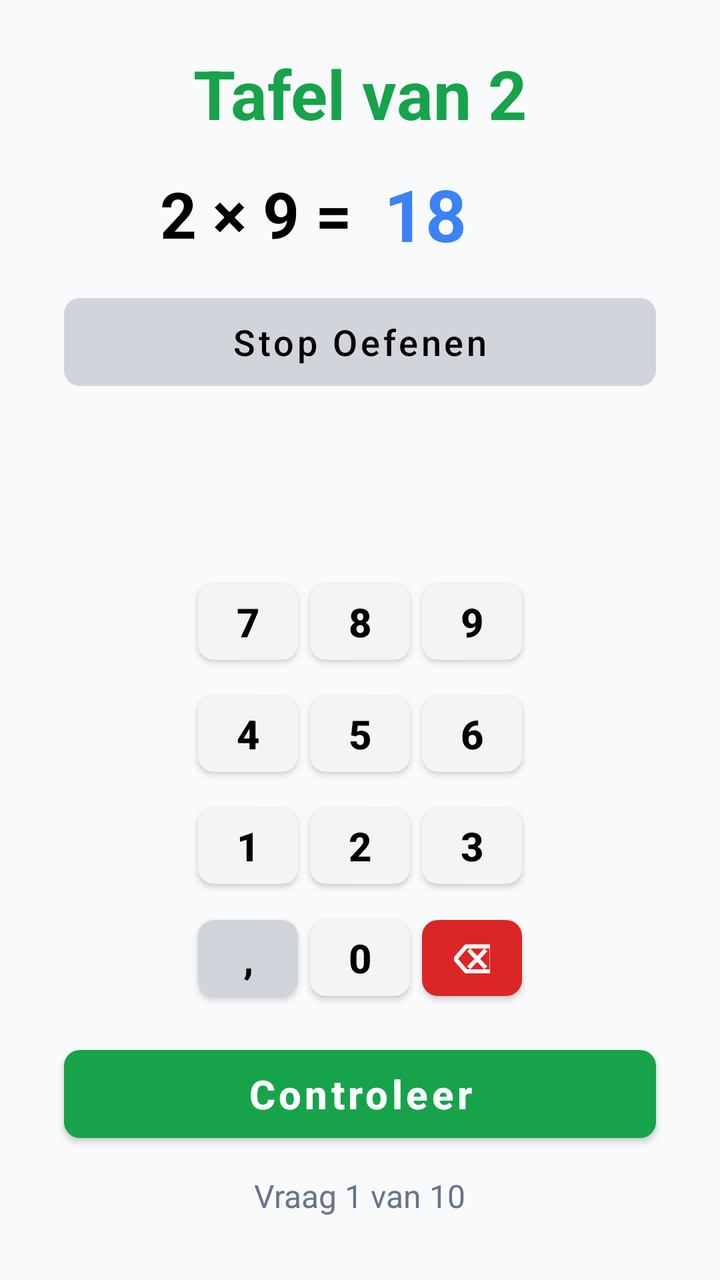
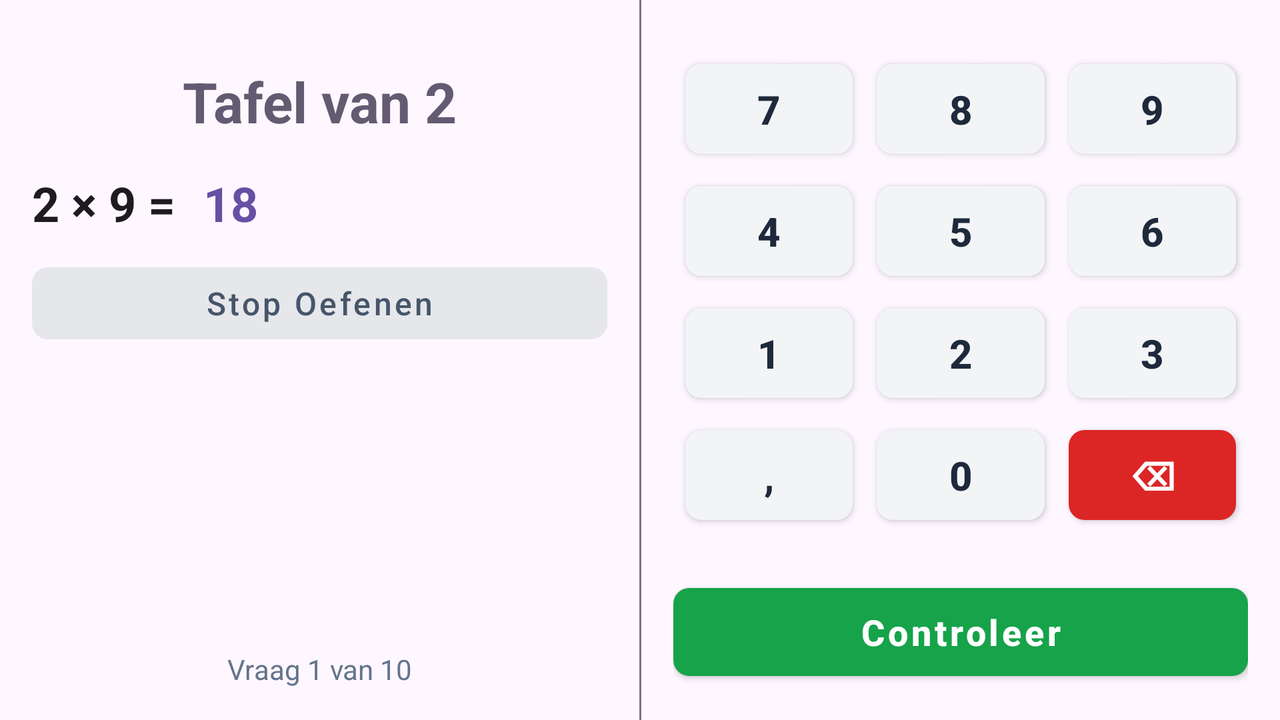

Compare how this app lays out the same screen by default and in its alternative resource folder. The renders come first, then the two layout files and the values they reference.
<!-- AndroidManifest.xml: application theme Theme.MultiplicationTrainer -->
<!-- res/layout/fragment_practice.xml -->
<?xml version="1.0" encoding="utf-8"?>
<androidx.constraintlayout.widget.ConstraintLayout xmlns:android="http://schemas.android.com/apk/res/android"
    xmlns:app="http://schemas.android.com/apk/res-auto"
    xmlns:tools="http://schemas.android.com/tools"
    android:layout_width="match_parent"
    android:layout_height="match_parent"
    android:background="@color/background"
    tools:context=".PracticeFragment">

    <TextView
        android:id="@+id/question_text"
        android:layout_width="wrap_content"
        android:layout_height="wrap_content"
        android:layout_marginTop="24dp"
        android:textSize="34sp"
        android:textStyle="bold"
        android:textColor="@color/success"
        android:shadowColor="#00000000"
        android:shadowDx="0"
        android:shadowDy="0"
        android:shadowRadius="0"
        app:layout_constraintEnd_toEndOf="parent"
        app:layout_constraintStart_toStartOf="parent"
        app:layout_constraintTop_toTopOf="parent"
        tools:text="Tafel van 2" />

    <TextView
        android:id="@+id/question_display"
        android:layout_width="wrap_content"
        android:layout_height="wrap_content"
        android:layout_marginStart="80dp"
        android:layout_marginTop="16dp"
        android:textSize="32sp"
        android:textStyle="bold"
        android:textColor="@color/black"
        app:layout_constraintStart_toStartOf="parent"
        app:layout_constraintTop_toBottomOf="@+id/question_text"
        tools:text="2 × 9 = " />

    <TextView
        android:id="@+id/answer_display"
        android:layout_width="wrap_content"
        android:layout_height="wrap_content"
        android:layout_marginStart="8dp"
        android:textSize="36sp"
        android:textStyle="bold"
        android:textColor="@color/primary"
        android:shadowColor="#00000000"
        android:shadowDx="0"
        android:shadowDy="0"
        android:shadowRadius="0"
        app:layout_constraintStart_toEndOf="@+id/question_display"
        app:layout_constraintTop_toTopOf="@+id/question_display"
        app:layout_constraintBottom_toBottomOf="@+id/question_display"
        tools:text="18" />

    <com.google.android.material.button.MaterialButton
        android:id="@+id/stop_button"
        style="@style/Widget.MaterialComponents.Button.OutlinedButton"
        android:layout_width="0dp"
        android:layout_height="56dp"
        android:layout_marginStart="32dp"
        android:layout_marginTop="12dp"
        android:layout_marginEnd="32dp"
        android:text="Stop Oefenen"
        android:textSize="18sp"
        android:textColor="@color/black"
        android:textAllCaps="false"
        app:backgroundTint="@color/key_dark_gray"
        app:cornerRadius="8dp"
        app:strokeColor="@android:color/transparent"
        app:layout_constraintEnd_toEndOf="parent"
        app:layout_constraintStart_toStartOf="parent"
        app:layout_constraintTop_toBottomOf="@+id/answer_display" />

    
    <FrameLayout
        android:id="@+id/feedback_container"
        android:layout_width="0dp"
        android:layout_height="60dp"
        android:layout_marginStart="32dp"
        android:layout_marginTop="16dp"
        android:layout_marginEnd="32dp"
        app:layout_constraintEnd_toEndOf="parent"
        app:layout_constraintStart_toStartOf="parent"
        app:layout_constraintTop_toBottomOf="@+id/stop_button">

        <TextView
            android:id="@+id/feedback_message"
            android:layout_width="match_parent"
            android:layout_height="wrap_content"
            android:layout_gravity="center"
            android:textSize="18sp"
            android:textStyle="bold"
            android:textColor="@color/white"
            android:background="@drawable/feedback_background"
            android:padding="12dp"
            android:visibility="gone"
            android:gravity="center"
            tools:text="Fout, probeer opnieuw" />

    </FrameLayout>

    <GridLayout
        android:id="@+id/keypad"
        android:layout_width="wrap_content"
        android:layout_height="wrap_content"
        android:layout_marginStart="32dp"
        android:layout_marginTop="8dp"
        android:layout_marginEnd="32dp"
        android:columnCount="3"
        android:rowCount="4"
        android:orientation="horizontal"
        app:layout_constraintEnd_toEndOf="parent"
        app:layout_constraintStart_toStartOf="parent"
        app:layout_constraintTop_toBottomOf="@+id/feedback_container">

        <com.google.android.material.button.MaterialButton
            android:id="@+id/keypad_7"
            style="@style/Widget.MaterialComponents.Button"
            android:layout_width="50dp"
            android:layout_height="50dp"
            android:layout_margin="3dp"
            android:text="7"
            android:textColor="@color/black"
            android:textStyle="bold"
            android:textSize="20sp"
            app:backgroundTint="@color/key_gray"
            app:cornerRadius="8dp" />

        <com.google.android.material.button.MaterialButton
            android:id="@+id/keypad_8"
            style="@style/Widget.MaterialComponents.Button"
            android:layout_width="50dp"
            android:layout_height="50dp"
            android:layout_margin="3dp"
            android:text="8"
            android:textColor="@color/black"
            android:textStyle="bold"
            android:textSize="20sp"
            app:backgroundTint="@color/key_gray"
            app:cornerRadius="8dp" />

        <com.google.android.material.button.MaterialButton
            android:id="@+id/keypad_9"
            style="@style/Widget.MaterialComponents.Button"
            android:layout_width="50dp"
            android:layout_height="50dp"
            android:layout_margin="3dp"
            android:text="9"
            android:textColor="@color/black"
            android:textStyle="bold"
            android:textSize="20sp"
            app:backgroundTint="@color/key_gray"
            app:cornerRadius="8dp" />

        <com.google.android.material.button.MaterialButton
            android:id="@+id/keypad_4"
            style="@style/Widget.MaterialComponents.Button"
            android:layout_width="50dp"
            android:layout_height="50dp"
            android:layout_margin="3dp"
            android:text="4"
            android:textColor="@color/black"
            android:textStyle="bold"
            android:textSize="20sp"
            app:backgroundTint="@color/key_gray"
            app:cornerRadius="8dp" />

        <com.google.android.material.button.MaterialButton
            android:id="@+id/keypad_5"
            style="@style/Widget.MaterialComponents.Button"
            android:layout_width="50dp"
            android:layout_height="50dp"
            android:layout_margin="3dp"
            android:text="5"
            android:textColor="@color/black"
            android:textStyle="bold"
            android:textSize="20sp"
            app:backgroundTint="@color/key_gray"
            app:cornerRadius="8dp" />

        <com.google.android.material.button.MaterialButton
            android:id="@+id/keypad_6"
            style="@style/Widget.MaterialComponents.Button"
            android:layout_width="50dp"
            android:layout_height="50dp"
            android:layout_margin="3dp"
            android:text="6"
            android:textColor="@color/black"
            android:textStyle="bold"
            android:textSize="20sp"
            app:backgroundTint="@color/key_gray"
            app:cornerRadius="8dp" />

        <com.google.android.material.button.MaterialButton
            android:id="@+id/keypad_1"
            style="@style/Widget.MaterialComponents.Button"
            android:layout_width="50dp"
            android:layout_height="50dp"
            android:layout_margin="3dp"
            android:text="1"
            android:textColor="@color/black"
            android:textStyle="bold"
            android:textSize="20sp"
            app:backgroundTint="@color/key_gray"
            app:cornerRadius="8dp" />

        <com.google.android.material.button.MaterialButton
            android:id="@+id/keypad_2"
            style="@style/Widget.MaterialComponents.Button"
            android:layout_width="50dp"
            android:layout_height="50dp"
            android:layout_margin="3dp"
            android:text="2"
            android:textColor="@color/black"
            android:textStyle="bold"
            android:textSize="20sp"
            app:backgroundTint="@color/key_gray"
            app:cornerRadius="8dp" />

        <com.google.android.material.button.MaterialButton
            android:id="@+id/keypad_3"
            style="@style/Widget.MaterialComponents.Button"
            android:layout_width="50dp"
            android:layout_height="50dp"
            android:layout_margin="3dp"
            android:text="3"
            android:textColor="@color/black"
            android:textStyle="bold"
            android:textSize="20sp"
            app:backgroundTint="@color/key_gray"
            app:cornerRadius="8dp" />

        <com.google.android.material.button.MaterialButton
            android:id="@+id/keypad_decimal"
            style="@style/Widget.MaterialComponents.Button"
            android:layout_width="50dp"
            android:layout_height="50dp"
            android:layout_margin="3dp"
            android:text=","
            android:textColor="@color/black"
            android:textStyle="bold"
            android:textSize="20sp"
            app:backgroundTint="@color/key_dark_gray"
            app:cornerRadius="8dp" />

        <com.google.android.material.button.MaterialButton
            android:id="@+id/keypad_0"
            style="@style/Widget.MaterialComponents.Button"
            android:layout_width="50dp"
            android:layout_height="50dp"
            android:layout_margin="3dp"
            android:text="0"
            android:textColor="@color/black"
            android:textStyle="bold"
            android:textSize="20sp"
            app:backgroundTint="@color/key_gray"
            app:cornerRadius="8dp" />

        <com.google.android.material.button.MaterialButton
            android:id="@+id/keypad_backspace"
            style="@style/Widget.MaterialComponents.Button"
            android:layout_width="50dp"
            android:layout_height="50dp"
            android:layout_margin="3dp"
            android:text="⌫"
            android:textColor="@color/white"
            android:textStyle="bold"
            android:textSize="20sp"
            app:backgroundTint="@color/error"
            app:cornerRadius="8dp" />

    </GridLayout>

    <com.google.android.material.button.MaterialButton
        android:id="@+id/submit_button"
        style="@style/Widget.MaterialComponents.Button"
        android:layout_width="0dp"
        android:layout_height="56dp"
        android:layout_marginStart="32dp"
        android:layout_marginTop="12dp"
        android:layout_marginEnd="32dp"
        android:text="Controleer"
        android:textSize="20sp"
        android:textStyle="bold"
        android:textAllCaps="false"
        app:backgroundTint="@color/success"
        app:cornerRadius="8dp"
        app:layout_constraintEnd_toEndOf="parent"
        app:layout_constraintStart_toStartOf="parent"
        app:layout_constraintTop_toBottomOf="@+id/keypad" />

    <TextView
        android:id="@+id/progress_text"
        android:layout_width="wrap_content"
        android:layout_height="wrap_content"
        android:layout_marginTop="12dp"
        android:layout_marginBottom="12dp"
        android:textSize="16sp"
        android:textColor="@color/text_secondary"
        app:layout_constraintEnd_toEndOf="parent"
        app:layout_constraintStart_toStartOf="parent"
        app:layout_constraintTop_toBottomOf="@+id/submit_button"
        tools:text="Vraag 1 van 10" />

</androidx.constraintlayout.widget.ConstraintLayout>
<!-- resources referenced by this layout -->
<resources>
  <color name="background">#F8FAFC</color>
  <color name="black">#000000</color>
  <color name="error">#DC2626</color>
  <color name="key_dark_gray">#D1D5DB</color>
  <color name="key_gray">#F3F4F6</color>
  <color name="primary">#3B82F6</color>
  <color name="success">#16A34A</color>
  <color name="text_secondary">#64748B</color>
  <color name="white">#FFFFFF</color>
  <style name="Theme.MultiplicationTrainer" parent="Base.Theme.MultiplicationTrainer" />
  <style name="Base.Theme.MultiplicationTrainer" parent="Theme.Material3.DayNight.NoActionBar">
          
          
      </style>
</resources>
<!-- res/layout-land/fragment_practice.xml (the repository's variant of the layout above) -->
<!-- drawn on the phone turned sideways -->
<?xml version="1.0" encoding="utf-8"?>
<androidx.constraintlayout.widget.ConstraintLayout xmlns:android="http://schemas.android.com/apk/res/android"
    xmlns:app="http://schemas.android.com/apk/res-auto"
    xmlns:tools="http://schemas.android.com/tools"
    android:layout_width="match_parent"
    android:layout_height="match_parent"
    android:background="?android:attr/colorBackground"
    tools:context=".PracticeFragment">

    
    <androidx.constraintlayout.widget.ConstraintLayout
        android:id="@+id/left_panel"
        android:layout_width="0dp"
        android:layout_height="0dp"
        android:padding="16dp"
        app:layout_constraintStart_toStartOf="parent"
        app:layout_constraintTop_toTopOf="parent"
        app:layout_constraintBottom_toBottomOf="parent"
        app:layout_constraintEnd_toStartOf="@+id/vertical_divider">

        <TextView
            android:id="@+id/question_text"
            android:layout_width="wrap_content"
            android:layout_height="wrap_content"
            android:layout_marginTop="@dimen/practice_title_top_margin"
            android:textSize="28sp"
            android:textStyle="bold"
            android:textColor="?attr/colorSecondary"
            app:layout_constraintStart_toStartOf="parent"
            app:layout_constraintEnd_toEndOf="parent"
            app:layout_constraintTop_toTopOf="parent"
            tools:text="Tafel van 2" />

        <TextView
            android:id="@+id/question_display"
            android:layout_width="wrap_content"
            android:layout_height="wrap_content"
            android:layout_marginTop="@dimen/practice_question_top_margin"
            android:textSize="24sp"
            android:textStyle="bold"
            android:textColor="?attr/colorOnSurface"
            app:layout_constraintStart_toStartOf="parent"
            app:layout_constraintTop_toBottomOf="@+id/question_text"
            tools:text="2 × 9 = " />

        <TextView
            android:id="@+id/answer_display"
            android:layout_width="wrap_content"
            android:layout_height="wrap_content"
            android:layout_marginStart="8dp"
            android:textSize="24sp"
            android:textStyle="bold"
            android:textColor="?attr/colorPrimary"
            app:layout_constraintStart_toEndOf="@+id/question_display"
            app:layout_constraintTop_toTopOf="@+id/question_display"
            app:layout_constraintBottom_toBottomOf="@+id/question_display"
            tools:text="18" />

        <com.google.android.material.button.MaterialButton
            android:id="@+id/stop_button"
            style="@style/Widget.MaterialComponents.Button.OutlinedButton"
            android:layout_width="0dp"
            android:layout_height="48dp"
            android:layout_marginTop="@dimen/practice_stop_button_top_margin"
            android:text="Stop Oefenen"
            android:textSize="16sp"
            android:textColor="@color/practice_stop_button_text"
            android:textAllCaps="false"
            app:backgroundTint="@color/practice_stop_button_background"
            app:cornerRadius="8dp"
            app:strokeColor="@android:color/transparent"
            app:layout_constraintStart_toStartOf="parent"
            app:layout_constraintEnd_toEndOf="parent"
            app:layout_constraintTop_toBottomOf="@+id/question_display" />

        
        <FrameLayout
            android:id="@+id/feedback_container"
            android:layout_width="0dp"
            android:layout_height="60dp"
            android:layout_marginTop="5dp"
            app:layout_constraintStart_toStartOf="parent"
            app:layout_constraintEnd_toEndOf="parent"
            app:layout_constraintTop_toBottomOf="@+id/stop_button">

            <TextView
                android:id="@+id/feedback_message"
                android:layout_width="match_parent"
                android:layout_height="wrap_content"
                android:layout_gravity="center"
                android:textSize="16sp"
                android:textStyle="bold"
                android:textColor="?attr/colorOnPrimary"
                android:background="@drawable/feedback_background"
                android:padding="12dp"
                android:visibility="gone"
                android:gravity="center"
                tools:text="Fout, probeer opnieuw" />

        </FrameLayout>

        <TextView
            android:id="@+id/progress_text"
            android:layout_width="wrap_content"
            android:layout_height="wrap_content"
            android:textSize="14sp"
            android:textColor="@color/text_secondary"
            app:layout_constraintStart_toStartOf="parent"
            app:layout_constraintEnd_toEndOf="parent"
            app:layout_constraintBottom_toBottomOf="parent"
            tools:text="Vraag 1 van 10" />

    </androidx.constraintlayout.widget.ConstraintLayout>

    
    <View
        android:id="@+id/vertical_divider"
        android:layout_width="1dp"
        android:layout_height="0dp"
        android:background="?attr/colorOutline"
        app:layout_constraintStart_toEndOf="@+id/left_panel"
        app:layout_constraintEnd_toStartOf="@+id/right_panel"
        app:layout_constraintTop_toTopOf="parent"
        app:layout_constraintBottom_toBottomOf="parent" />

    
    <LinearLayout
        android:id="@+id/right_panel"
        android:layout_width="0dp"
        android:layout_height="0dp"
        android:orientation="vertical"
        android:padding="16dp"
        app:layout_constraintEnd_toEndOf="parent"
        app:layout_constraintTop_toTopOf="parent"
        app:layout_constraintBottom_toBottomOf="parent"
        app:layout_constraintStart_toEndOf="@+id/vertical_divider">

        <GridLayout
            android:id="@+id/keypad"
            android:layout_width="match_parent"
            android:layout_height="0dp"
            android:layout_weight="1"
            android:layout_marginTop="8dp"
            android:columnCount="3"
            android:rowCount="4">

            <com.google.android.material.button.MaterialButton
                android:id="@+id/keypad_7"
                style="@style/Widget.MaterialComponents.Button"
                android:layout_width="0dp"
                android:layout_height="0dp"
                android:layout_columnWeight="1"
                android:layout_rowWeight="1"
                android:layout_marginLeft="6dp"
                android:layout_marginRight="6dp"
                android:layout_marginTop="2dp"
                android:layout_marginBottom="2dp"
                android:text="7"
                android:textColor="@color/practice_keypad_text"
                android:textStyle="bold"
                android:textSize="20sp"
                app:backgroundTint="@color/practice_keypad_background"
                app:cornerRadius="8dp" />

            <com.google.android.material.button.MaterialButton
                android:id="@+id/keypad_8"
                style="@style/Widget.MaterialComponents.Button"
                android:layout_width="0dp"
                android:layout_height="0dp"
                android:layout_columnWeight="1"
                android:layout_rowWeight="1"
                android:layout_marginLeft="6dp"
                android:layout_marginRight="6dp"
                android:layout_marginTop="2dp"
                android:layout_marginBottom="2dp"
                android:text="8"
                android:textColor="@color/practice_keypad_text"
                android:textStyle="bold"
                android:textSize="20sp"
                app:backgroundTint="@color/practice_keypad_background"
                app:cornerRadius="8dp" />

            <com.google.android.material.button.MaterialButton
                android:id="@+id/keypad_9"
                style="@style/Widget.MaterialComponents.Button"
                android:layout_width="0dp"
                android:layout_height="0dp"
                android:layout_columnWeight="1"
                android:layout_rowWeight="1"
                android:layout_marginLeft="6dp"
                android:layout_marginRight="6dp"
                android:layout_marginTop="2dp"
                android:layout_marginBottom="2dp"
                android:text="9"
                android:textColor="@color/practice_keypad_text"
                android:textStyle="bold"
                android:textSize="20sp"
                app:backgroundTint="@color/practice_keypad_background"
                app:cornerRadius="8dp" />

            <com.google.android.material.button.MaterialButton
                android:id="@+id/keypad_4"
                style="@style/Widget.MaterialComponents.Button"
                android:layout_width="0dp"
                android:layout_height="0dp"
                android:layout_columnWeight="1"
                android:layout_rowWeight="1"
                android:layout_marginLeft="6dp"
                android:layout_marginRight="6dp"
                android:layout_marginTop="2dp"
                android:layout_marginBottom="2dp"
                android:text="4"
                android:textColor="@color/practice_keypad_text"
                android:textStyle="bold"
                android:textSize="20sp"
                app:backgroundTint="@color/practice_keypad_background"
                app:cornerRadius="8dp" />

            <com.google.android.material.button.MaterialButton
                android:id="@+id/keypad_5"
                style="@style/Widget.MaterialComponents.Button"
                android:layout_width="0dp"
                android:layout_height="0dp"
                android:layout_columnWeight="1"
                android:layout_rowWeight="1"
                android:layout_marginLeft="6dp"
                android:layout_marginRight="6dp"
                android:layout_marginTop="2dp"
                android:layout_marginBottom="2dp"
                android:text="5"
                android:textColor="@color/practice_keypad_text"
                android:textStyle="bold"
                android:textSize="20sp"
                app:backgroundTint="@color/practice_keypad_background"
                app:cornerRadius="8dp" />

            <com.google.android.material.button.MaterialButton
                android:id="@+id/keypad_6"
                style="@style/Widget.MaterialComponents.Button"
                android:layout_width="0dp"
                android:layout_height="0dp"
                android:layout_columnWeight="1"
                android:layout_rowWeight="1"
                android:layout_marginLeft="6dp"
                android:layout_marginRight="6dp"
                android:layout_marginTop="2dp"
                android:layout_marginBottom="2dp"
                android:text="6"
                android:textColor="@color/practice_keypad_text"
                android:textStyle="bold"
                android:textSize="20sp"
                app:backgroundTint="@color/practice_keypad_background"
                app:cornerRadius="8dp" />

            <com.google.android.material.button.MaterialButton
                android:id="@+id/keypad_1"
                style="@style/Widget.MaterialComponents.Button"
                android:layout_width="0dp"
                android:layout_height="0dp"
                android:layout_columnWeight="1"
                android:layout_rowWeight="1"
                android:layout_marginLeft="6dp"
                android:layout_marginRight="6dp"
                android:layout_marginTop="2dp"
                android:layout_marginBottom="2dp"
                android:text="1"
                android:textColor="@color/practice_keypad_text"
                android:textStyle="bold"
                android:textSize="20sp"
                app:backgroundTint="@color/practice_keypad_background"
                app:cornerRadius="8dp" />

            <com.google.android.material.button.MaterialButton
                android:id="@+id/keypad_2"
                style="@style/Widget.MaterialComponents.Button"
                android:layout_width="0dp"
                android:layout_height="0dp"
                android:layout_columnWeight="1"
                android:layout_rowWeight="1"
                android:layout_marginLeft="6dp"
                android:layout_marginRight="6dp"
                android:layout_marginTop="2dp"
                android:layout_marginBottom="2dp"
                android:text="2"
                android:textColor="@color/practice_keypad_text"
                android:textStyle="bold"
                android:textSize="20sp"
                app:backgroundTint="@color/practice_keypad_background"
                app:cornerRadius="8dp" />

            <com.google.android.material.button.MaterialButton
                android:id="@+id/keypad_3"
                style="@style/Widget.MaterialComponents.Button"
                android:layout_width="0dp"
                android:layout_height="0dp"
                android:layout_columnWeight="1"
                android:layout_rowWeight="1"
                android:layout_marginLeft="6dp"
                android:layout_marginRight="6dp"
                android:layout_marginTop="2dp"
                android:layout_marginBottom="2dp"
                android:text="3"
                android:textColor="@color/practice_keypad_text"
                android:textStyle="bold"
                android:textSize="20sp"
                app:backgroundTint="@color/practice_keypad_background"
                app:cornerRadius="8dp" />

            <com.google.android.material.button.MaterialButton
                android:id="@+id/keypad_decimal"
                style="@style/Widget.MaterialComponents.Button"
                android:layout_width="0dp"
                android:layout_height="0dp"
                android:layout_columnWeight="1"
                android:layout_rowWeight="1"
                android:layout_marginLeft="6dp"
                android:layout_marginRight="6dp"
                android:layout_marginTop="2dp"
                android:layout_marginBottom="2dp"
                android:text=","
                android:textColor="@color/practice_keypad_text"
                android:textStyle="bold"
                android:textSize="20sp"
                app:backgroundTint="@color/practice_keypad_background"
                app:cornerRadius="8dp" />

            <com.google.android.material.button.MaterialButton
                android:id="@+id/keypad_0"
                style="@style/Widget.MaterialComponents.Button"
                android:layout_width="0dp"
                android:layout_height="0dp"
                android:layout_columnWeight="1"
                android:layout_rowWeight="1"
                android:layout_marginLeft="6dp"
                android:layout_marginRight="6dp"
                android:layout_marginTop="2dp"
                android:layout_marginBottom="2dp"
                android:text="0"
                android:textColor="@color/practice_keypad_text"
                android:textStyle="bold"
                android:textSize="20sp"
                app:backgroundTint="@color/practice_keypad_background"
                app:cornerRadius="8dp" />

            <com.google.android.material.button.MaterialButton
                android:id="@+id/keypad_backspace"
                style="@style/Widget.MaterialComponents.Button"
                android:layout_width="0dp"
                android:layout_height="0dp"
                android:layout_columnWeight="1"
                android:layout_rowWeight="1"
                android:layout_marginLeft="6dp"
                android:layout_marginRight="6dp"
                android:layout_marginTop="2dp"
                android:layout_marginBottom="2dp"
                android:text="⌫"
                android:textColor="@color/white"
                android:textStyle="bold"
                android:textSize="20sp"
                app:backgroundTint="@color/error"
                app:cornerRadius="8dp" />

        </GridLayout>

        <com.google.android.material.button.MaterialButton
            android:id="@+id/submit_button"
            style="@style/Widget.MaterialComponents.Button"
            android:layout_width="match_parent"
            android:layout_height="56dp"
            android:layout_marginTop="20dp"
            android:text="Controleer"
            android:textSize="18sp"
            android:textStyle="bold"
            android:textAllCaps="false"
            app:backgroundTint="@color/success"
            app:cornerRadius="8dp" />

    </LinearLayout>

</androidx.constraintlayout.widget.ConstraintLayout>
<!-- resources referenced by the variant -->
<!-- as the phone turned sideways resolves them -->
<resources>
  <color name="error">#DC2626</color>
  <color name="practice_keypad_background">#F3F4F6</color>
  <color name="practice_keypad_text">#1E293B</color>
  <color name="practice_stop_button_background">#E5E7EB</color>
  <color name="practice_stop_button_text">#475569</color>
  <color name="success">#16A34A</color>
  <color name="text_secondary">#64748B</color>
  <color name="white">#FFFFFF</color>
  <dimen name="practice_question_top_margin">16dp</dimen>
  <dimen name="practice_stop_button_top_margin">10dp</dimen>
  <dimen name="practice_title_top_margin">16dp</dimen>
  <style name="Theme.MultiplicationTrainer" parent="Base.Theme.MultiplicationTrainer" />
  <style name="Base.Theme.MultiplicationTrainer" parent="Theme.Material3.DayNight.NoActionBar">
          
          
      </style>
</resources>
